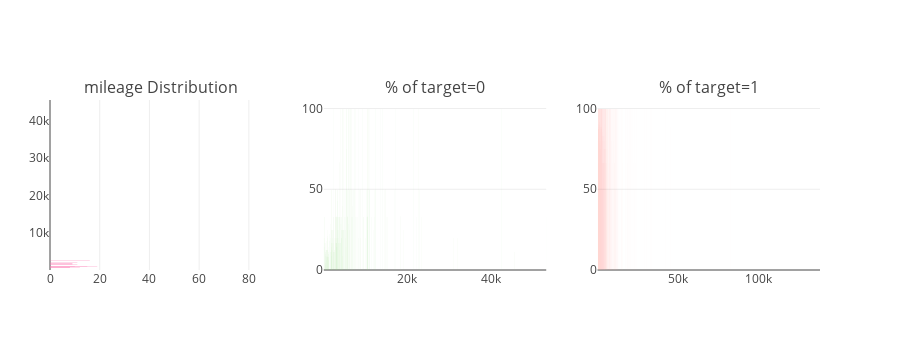

Notebook code cell kept with this figure:
### Code cell
catAndTrgt(merge_df, "mileage")

### Figure 1 — Plotly figure (JSON) as saved in the notebook; plotly's stock layout.template omitted (floating-point values rounded to 4 significant figures; data arrays with more than 128 entries replaced by an {"elided": "..."} marker saying what was removed)
{"data": [{"marker": {"color": "#f975ae"}, "orientation": "h", "type": "bar", "uid": "0e82f4b8-9a92-11e8-8080-720006309be0", "x": [8, 8, 8, 8, 8, 8, 8, 8, 8, 8, 8, 8, 8, 8, 8, 8, 8, 8, 8, 8, 8, 8, 8, 8, 8, 8, 9, 9, 9, 9, 9, 9, 9, 9, 9, 9, 9, 9, 9, 9, 9, 9, 9, 9, 9, 9, 9, 9, 9, 10, 10, 10, 10, 10, 10, 10, 10, 10, 10, 11, 11, 11, 11, 11, 11, 11, 11, 11, 11, 11, 11, 11, 12, 12, 12, 12, 12, 12, 12, 12, 12, 12, 12, 12, 13, 13, 13, 13, 13, 14, 14, 14, 15, 16, 16, 16, 19, 22, 22, 85], "xaxis": "x", "y": [2020, 3810, 660, 830, 820, 590, 800, 610, 2820, 840, 770, 1880, 2780, 1190, 120, 1110, 740, 2350, 900, 3160, 1030, 1510, 960, 2230, 2150, 1440, 1270, 1960, 1180, 45500, 1600, 2680, 1340, 1390, 2520, 2480, 2370, 650, 690, 680, 1810, 1730, 1710, 940, 1850, 1800, 2810, 1690, 780, 1350, 1370, 1780, 1010, 670, 2390, 1130, 720, 1280, 2280, 1040, 1460, 2130, 910, 1220, 710, 1610, 1310, 750, 850, 4660, 580, 1240, 730, 110, 1120, 1100, 1070, 3260, 1380, 1550, 970, 1410, 1590, 1230, 640, 1640, 1250, 570, 760, 1210, 620, 100, 930, 2600, 1050, 1320, 1060, 600, 560, 550], "yaxis": "y"}, {"marker": {"color": "#96D38C"}, "name": "Target : 0", "type": "bar", "uid": "0e8432a6-9a92-11e8-a8df-720006309be0", "x": {"elided": "217 int values"}, "xaxis": "x2", "y": {"elided": "217 float values"}, "yaxis": "y2"}, {"marker": {"color": "#FEBFB3"}, "name": "Target : 1", "type": "bar", "uid": "0e85bee6-9a92-11e8-9b1c-720006309be0", "x": {"elided": "733 int values"}, "xaxis": "x3", "y": {"elided": "733 float values"}, "yaxis": "y3"}], "layout": {"annotations": [{"font": {"size": 16}, "showarrow": false, "text": "mileage Distribution", "x": 0.1444, "xanchor": "center", "xref": "paper", "y": 1, "yanchor": "bottom", "yref": "paper"}, {"font": {"size": 16}, "showarrow": false, "text": "% of target=0", "x": 0.5, "xanchor": "center", "xref": "paper", "y": 1, "yanchor": "bottom", "yref": "paper"}, {"font": {"size": 16}, "showarrow": false, "text": "% of target=1", "x": 0.8556, "xanchor": "center", "xref": "paper", "y": 1, "yanchor": "bottom", "yref": "paper"}], "height": 350, "margin": {"l": 50}, "showlegend": false, "xaxis": {"anchor": "y", "domain": [0, 0.2889]}, "xaxis2": {"anchor": "y2", "domain": [0.3556, 0.6444]}, "xaxis3": {"anchor": "y3", "domain": [0.7111, 1]}, "yaxis": {"anchor": "x", "domain": [0, 1]}, "yaxis2": {"anchor": "x2", "domain": [0, 1]}, "yaxis3": {"anchor": "x3", "domain": [0, 1]}}}
